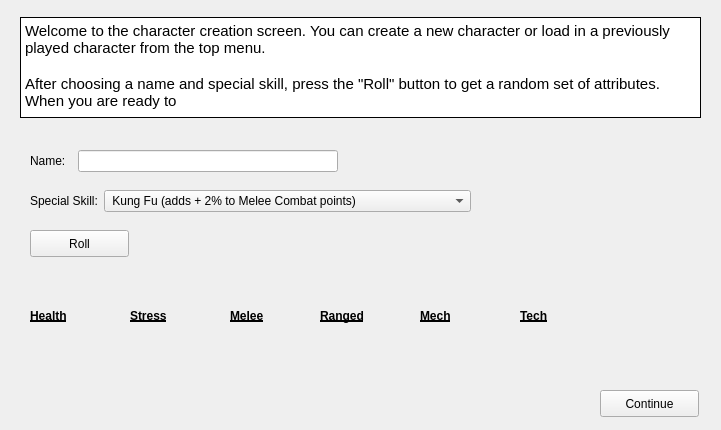
<?xml version="1.0" encoding="UTF-8"?>
<ui version="4.0">
 <class>SetupWindow</class>
 <widget class="QWidget" name="SetupWindow">
  <property name="geometry">
   <rect>
    <x>0</x>
    <y>0</y>
    <width>721</width>
    <height>430</height>
   </rect>
  </property>
  <property name="font">
   <font>
    <underline>false</underline>
   </font>
  </property>
  <property name="windowTitle">
   <string>Form</string>
  </property>
  <widget class="QPushButton" name="rollButton">
   <property name="geometry">
    <rect>
     <x>30</x>
     <y>230</y>
     <width>99</width>
     <height>27</height>
    </rect>
   </property>
   <property name="text">
    <string>Roll</string>
   </property>
  </widget>
  <widget class="QLabel" name="healthValue">
   <property name="geometry">
    <rect>
     <x>30</x>
     <y>340</y>
     <width>67</width>
     <height>31</height>
    </rect>
   </property>
   <property name="text">
    <string/>
   </property>
  </widget>
  <widget class="QLabel" name="label_4">
   <property name="geometry">
    <rect>
     <x>30</x>
     <y>300</y>
     <width>67</width>
     <height>31</height>
    </rect>
   </property>
   <property name="font">
    <font>
     <weight>75</weight>
     <bold>true</bold>
     <underline>true</underline>
    </font>
   </property>
   <property name="text">
    <string>Health</string>
   </property>
  </widget>
  <widget class="QLabel" name="label_5">
   <property name="geometry">
    <rect>
     <x>130</x>
     <y>300</y>
     <width>67</width>
     <height>31</height>
    </rect>
   </property>
   <property name="font">
    <font>
     <weight>75</weight>
     <bold>true</bold>
     <underline>true</underline>
    </font>
   </property>
   <property name="text">
    <string>Stress</string>
   </property>
  </widget>
  <widget class="QLabel" name="stressValue">
   <property name="geometry">
    <rect>
     <x>130</x>
     <y>340</y>
     <width>67</width>
     <height>31</height>
    </rect>
   </property>
   <property name="text">
    <string/>
   </property>
  </widget>
  <widget class="QLabel" name="label_7">
   <property name="geometry">
    <rect>
     <x>230</x>
     <y>300</y>
     <width>67</width>
     <height>31</height>
    </rect>
   </property>
   <property name="font">
    <font>
     <weight>75</weight>
     <bold>true</bold>
     <underline>true</underline>
    </font>
   </property>
   <property name="text">
    <string>Melee</string>
   </property>
  </widget>
  <widget class="QLabel" name="meleeValue">
   <property name="geometry">
    <rect>
     <x>230</x>
     <y>340</y>
     <width>67</width>
     <height>31</height>
    </rect>
   </property>
   <property name="text">
    <string/>
   </property>
  </widget>
  <widget class="QLabel" name="label_9">
   <property name="geometry">
    <rect>
     <x>320</x>
     <y>300</y>
     <width>67</width>
     <height>31</height>
    </rect>
   </property>
   <property name="font">
    <font>
     <weight>75</weight>
     <bold>true</bold>
     <underline>true</underline>
    </font>
   </property>
   <property name="toolTip">
    <string/>
   </property>
   <property name="text">
    <string>Ranged</string>
   </property>
  </widget>
  <widget class="QLabel" name="rangedValue">
   <property name="geometry">
    <rect>
     <x>320</x>
     <y>340</y>
     <width>67</width>
     <height>31</height>
    </rect>
   </property>
   <property name="text">
    <string/>
   </property>
  </widget>
  <widget class="QLabel" name="label_11">
   <property name="geometry">
    <rect>
     <x>420</x>
     <y>300</y>
     <width>67</width>
     <height>31</height>
    </rect>
   </property>
   <property name="font">
    <font>
     <weight>75</weight>
     <bold>true</bold>
     <underline>true</underline>
    </font>
   </property>
   <property name="text">
    <string>Mech</string>
   </property>
  </widget>
  <widget class="QLabel" name="mechValue">
   <property name="geometry">
    <rect>
     <x>420</x>
     <y>340</y>
     <width>67</width>
     <height>31</height>
    </rect>
   </property>
   <property name="text">
    <string/>
   </property>
  </widget>
  <widget class="QLabel" name="label_13">
   <property name="geometry">
    <rect>
     <x>520</x>
     <y>300</y>
     <width>67</width>
     <height>31</height>
    </rect>
   </property>
   <property name="font">
    <font>
     <weight>75</weight>
     <bold>true</bold>
     <underline>true</underline>
    </font>
   </property>
   <property name="text">
    <string>Tech</string>
   </property>
  </widget>
  <widget class="QLabel" name="techValue">
   <property name="geometry">
    <rect>
     <x>520</x>
     <y>340</y>
     <width>67</width>
     <height>31</height>
    </rect>
   </property>
   <property name="text">
    <string/>
   </property>
  </widget>
  <widget class="QPushButton" name="continueButton">
   <property name="geometry">
    <rect>
     <x>600</x>
     <y>390</y>
     <width>99</width>
     <height>27</height>
    </rect>
   </property>
   <property name="text">
    <string>Continue</string>
   </property>
  </widget>
  <widget class="QTextEdit" name="textEdit">
   <property name="geometry">
    <rect>
     <x>20</x>
     <y>17</y>
     <width>681</width>
     <height>101</height>
    </rect>
   </property>
   <property name="frameShape">
    <enum>QFrame::Panel</enum>
   </property>
   <property name="frameShadow">
    <enum>QFrame::Plain</enum>
   </property>
   <property name="html">
    <string>&lt;!DOCTYPE HTML PUBLIC &quot;-//W3C//DTD HTML 4.0//EN&quot; &quot;http://www.w3.org/TR/REC-html40/strict.dtd&quot;&gt;
&lt;html&gt;&lt;head&gt;&lt;meta name=&quot;qrichtext&quot; content=&quot;1&quot; /&gt;&lt;style type=&quot;text/css&quot;&gt;
p, li { white-space: pre-wrap; }
&lt;/style&gt;&lt;/head&gt;&lt;body style=&quot; font-family:'Ubuntu'; font-size:11pt; font-weight:400; font-style:normal;&quot;&gt;
&lt;p style=&quot; margin-top:0px; margin-bottom:0px; margin-left:0px; margin-right:0px; -qt-block-indent:0; text-indent:0px;&quot;&gt;Welcome to the character creation screen. You can create a new character or load in a previously played character from the top menu. &lt;/p&gt;
&lt;p style=&quot;-qt-paragraph-type:empty; margin-top:0px; margin-bottom:0px; margin-left:0px; margin-right:0px; -qt-block-indent:0; text-indent:0px;&quot;&gt;&lt;br /&gt;&lt;/p&gt;
&lt;p style=&quot; margin-top:0px; margin-bottom:0px; margin-left:0px; margin-right:0px; -qt-block-indent:0; text-indent:0px;&quot;&gt;After choosing a name and special skill, press the &amp;quot;Roll&amp;quot; button to get a random set of attributes. When you are ready to &lt;/p&gt;&lt;/body&gt;&lt;/html&gt;</string>
   </property>
   <property name="textInteractionFlags">
    <set>Qt::NoTextInteraction</set>
   </property>
  </widget>
  <widget class="QWidget" name="layoutWidget">
   <property name="geometry">
    <rect>
     <x>30</x>
     <y>150</y>
     <width>308</width>
     <height>29</height>
    </rect>
   </property>
   <layout class="QFormLayout" name="formLayout">
    <property name="sizeConstraint">
     <enum>QLayout::SetMinimumSize</enum>
    </property>
    <property name="horizontalSpacing">
     <number>12</number>
    </property>
    <property name="verticalSpacing">
     <number>0</number>
    </property>
    <property name="rightMargin">
     <number>0</number>
    </property>
    <item row="0" column="0">
     <widget class="QLabel" name="label">
      <property name="text">
       <string>Name:</string>
      </property>
     </widget>
    </item>
    <item row="0" column="1">
     <widget class="QLineEdit" name="characterName">
      <property name="minimumSize">
       <size>
        <width>250</width>
        <height>0</height>
       </size>
      </property>
     </widget>
    </item>
   </layout>
  </widget>
  <widget class="QWidget" name="layoutWidget">
   <property name="geometry">
    <rect>
     <x>30</x>
     <y>190</y>
     <width>441</width>
     <height>31</height>
    </rect>
   </property>
   <layout class="QFormLayout" name="formLayout_2">
    <property name="fieldGrowthPolicy">
     <enum>QFormLayout::AllNonFixedFieldsGrow</enum>
    </property>
    <item row="0" column="0">
     <widget class="QLabel" name="label_3">
      <property name="text">
       <string>Special Skill:</string>
      </property>
     </widget>
    </item>
    <item row="0" column="1">
     <widget class="QComboBox" name="specialSkills">
      <property name="minimumSize">
       <size>
        <width>350</width>
        <height>0</height>
       </size>
      </property>
      <property name="editable">
       <bool>false</bool>
      </property>
      <item>
       <property name="text">
        <string> Kung Fu (adds + 2% to Melee Combat points)</string>
       </property>
      </item>
      <item>
       <property name="text">
        <string>Precise Aim (adds + 2% to Ranged Combat points)</string>
       </property>
      </item>
      <item>
       <property name="text">
        <string>Metal Crafting (adds + 2% to Mechanical Intelligence)</string>
       </property>
      </item>
      <item>
       <property name="text">
        <string>Network Hacking (adds +2% to Technical Intelligence)</string>
       </property>
      </item>
      <item>
       <property name="text">
        <string>Chemical Knowledge (adds +2% to Health)</string>
       </property>
      </item>
      <item>
       <property name="text">
        <string>Tai Chi (adds -2% to Stress)</string>
       </property>
      </item>
     </widget>
    </item>
   </layout>
  </widget>
  <zorder>layoutWidget</zorder>
  <zorder>layoutWidget</zorder>
  <zorder>rollButton</zorder>
  <zorder>healthValue</zorder>
  <zorder>label_4</zorder>
  <zorder>label_5</zorder>
  <zorder>stressValue</zorder>
  <zorder>label_7</zorder>
  <zorder>meleeValue</zorder>
  <zorder>label_9</zorder>
  <zorder>rangedValue</zorder>
  <zorder>label_11</zorder>
  <zorder>mechValue</zorder>
  <zorder>label_13</zorder>
  <zorder>techValue</zorder>
  <zorder>continueButton</zorder>
  <zorder>textEdit</zorder>
 </widget>
 <resources/>
 <connections/>
</ui>
